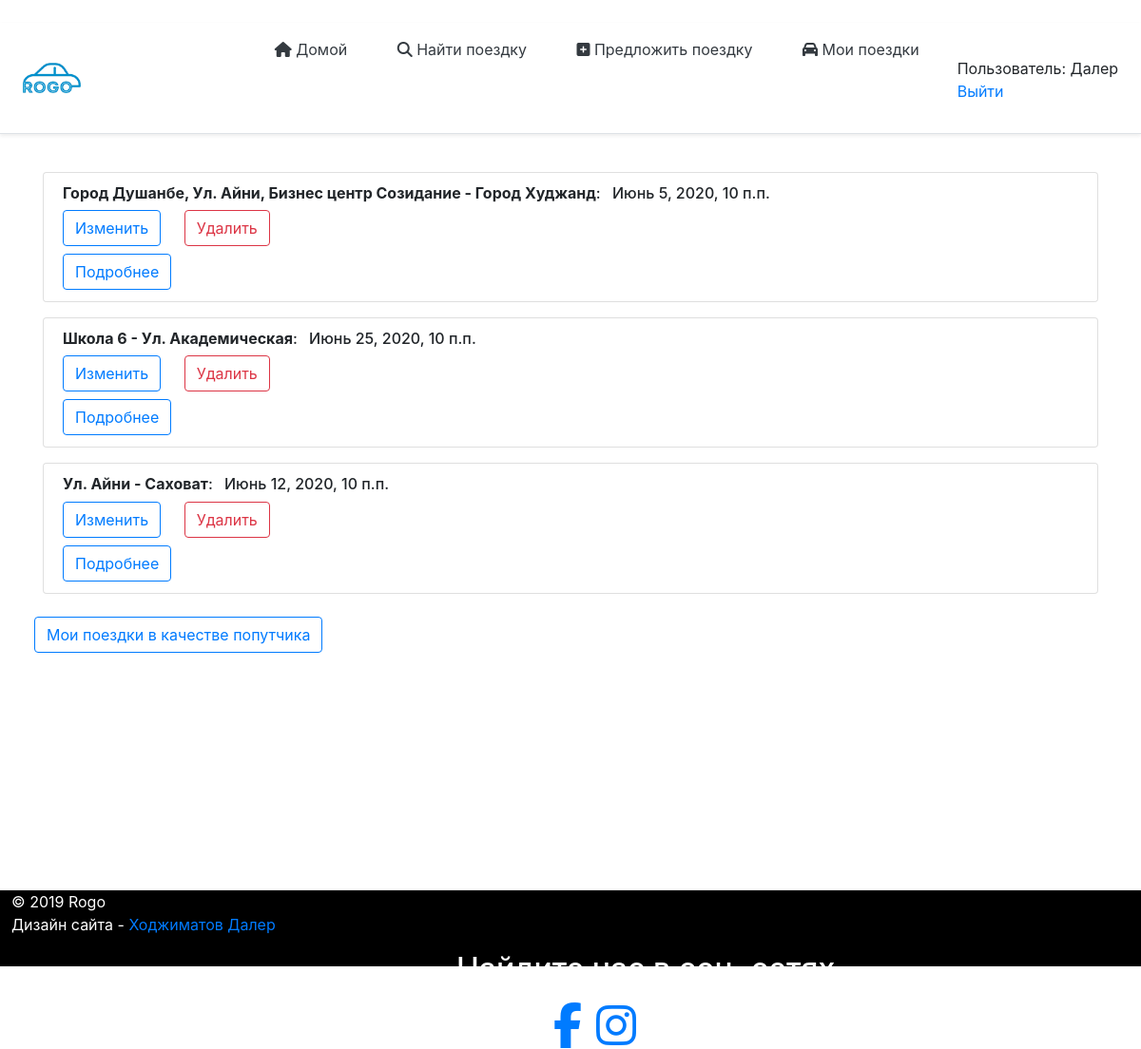
/rides/myRides/ (signed in), run on an earlier commit of the app's database.
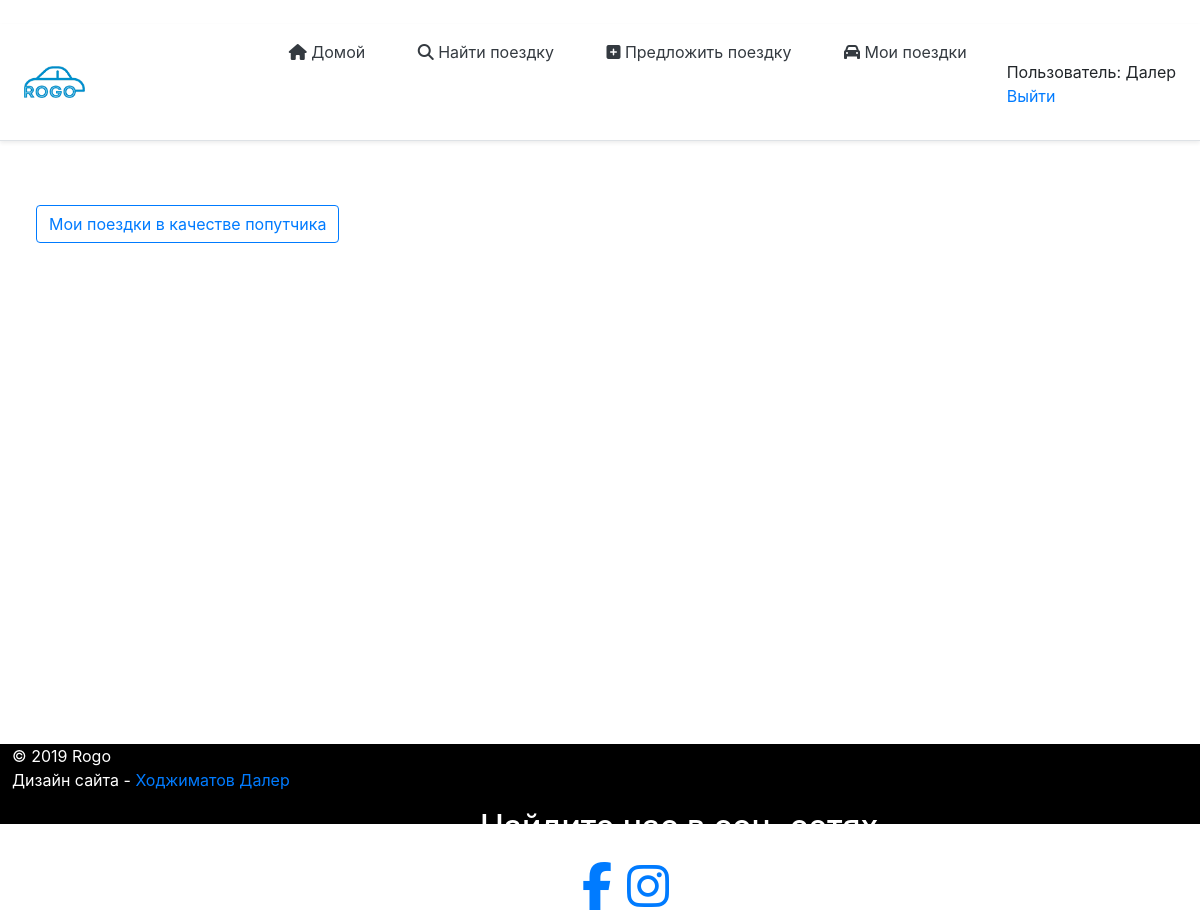
And on a later commit of the database.
### rides/models.py (models this page shows, shortened)
class Rides(models.Model):
    author = models.ForeignKey(User, on_delete = models.CASCADE, verbose_name = 'Создатель поездки', blank = True, null = True)
    date_create = models.DateTimeField(default=default_datetime(), null=True, blank = True, verbose_name = 'Дата создания')
    pick_up_location = models.CharField(max_length=120, verbose_name='Место сбора')
    drop_location = models.CharField(max_length=120, verbose_name='Пункт назначения')
    total_rides = models.IntegerField(verbose_name='Количество пассажиров(мин=1, макс=10)', validators=[MaxValueValidator(10),MinValueValidator(1)])
    date = models.DateField(verbose_name='Дата(гг-мм-дд)')
    time= models.TimeField(verbose_name='Время(ч:м)',auto_now=False, auto_now_add=False, null=True)
    price = models.CharField(max_length=120,verbose_name='Цена (с.)', default='')
    car = models.CharField(max_length=120,default='',verbose_name='Марка авто')
    car_number = models.CharField(max_length=12, verbose_name = 'Номер машины (01 0000 GG)', default = '')
    car_year_issue = models.CharField(max_length=4, verbose_name='Год выпуска машины', default = '')
    phone_number = models.CharField(max_length=15, default='', verbose_name='Номер телефона (используйте в начале код страны)')
    class Meta:
        verbose_name='Поездку' # отображение нужного названия в админ панели при редактировании
        verbose_name_plural='Поездки' # отображенпие нужного названия в панели админа

### rides/views.py (the view)
# urls.py: path('myRides/',views.myRides,name='myRides'),
def myRides(request):
    listRides = Rides.objects.all() # здесь мы наследуем БД
    context={ # через этот словарь можно передавать текст в html
        'listRides':listRides,
    }
    return render(request,'rides/myRides.html',context)

### rides/templates/rides/myRides.html
{% extends "rides/index.html" %}
{% block content %}
<div class="content2" style="margin-bottom:20%">
    <div class="container mt-4 ">
        {% for i in listRides %}
        <ul class="list-group mt-3">
            {% if request.user == i.author %}
            <li class="list-group-item">
                <h6><b>{{i.pick_up_location}} - {{i.drop_location}}</b>: <span class="m-2">{{i.date}}, {{i.time}}</span></h6>
                <a style="margin-right:20px;" class="btn btn-outline-primary mb-2" href="{% url 'updateRide' i.id %}">Изменить</a>
                <a class="btn btn-outline-danger mb-2" href="{% url 'deleteRide' i.id %}">Удалить</a>
                <br />
                <a class="btn btn-outline-primary" href="/ride/{{i.id}}">Подробнее</a>
            </li>
        </ul>
        {% endif %}
        {% endfor %}
    </div>
    <a style="margin-left:3%; margin-top:2%;" class="btn btn-outline-primary" href="{% url 'join_rides' %}">Мои поездки в качестве попутчика</a>
</div>
        {% endblock %}

What changed in the data, as far as the page shows it:
removed Rides: pick_up_location "Город Душанбе, Ул. Айни, Бизнес центр Созидание", drop_location "Город Худжанд", date "Июнь 5, 2020", time "10 п.п."
removed Rides: pick_up_location "Школа 6", drop_location "Ул. Академическая", date "Июнь 25, 2020", time "10 п.п."
removed Rides: pick_up_location "Ул. Айни", drop_location "Саховат", date "Июнь 12, 2020", time "10 п.п."
